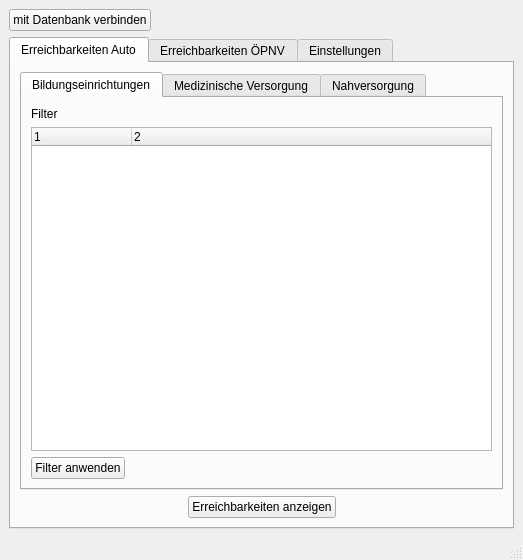
<?xml version="1.0" encoding="UTF-8"?>
<ui version="4.0">
 <class>MainWindow</class>
 <widget class="QMainWindow" name="MainWindow">
  <property name="geometry">
   <rect>
    <x>0</x>
    <y>0</y>
    <width>523</width>
    <height>560</height>
   </rect>
  </property>
  <property name="windowTitle">
   <string>Saale-Holzland-Kreis Plugin</string>
  </property>
  <widget class="QWidget" name="centralwidget">
   <layout class="QVBoxLayout" name="verticalLayout">
    <item>
     <layout class="QHBoxLayout" name="horizontalLayout">
      <item>
       <widget class="QPushButton" name="connect_button">
        <property name="text">
         <string>mit Datenbank verbinden</string>
        </property>
       </widget>
      </item>
      <item>
       <spacer name="horizontalSpacer_2">
        <property name="orientation">
         <enum>Qt::Horizontal</enum>
        </property>
        <property name="sizeHint" stdset="0">
         <size>
          <width>40</width>
          <height>20</height>
         </size>
        </property>
       </spacer>
      </item>
     </layout>
    </item>
    <item>
     <widget class="QTabWidget" name="tabWidget_2">
      <property name="currentIndex">
       <number>0</number>
      </property>
      <widget class="QWidget" name="tab_4">
       <attribute name="title">
        <string>Erreichbarkeiten Auto</string>
       </attribute>
       <layout class="QVBoxLayout" name="verticalLayout_2">
        <item>
         <widget class="QTabWidget" name="selection_tabs">
          <property name="currentIndex">
           <number>0</number>
          </property>
          <widget class="QWidget" name="schools_tab">
           <attribute name="title">
            <string>Bildungseinrichtungen</string>
           </attribute>
           <layout class="QGridLayout" name="gridLayout">
            <item row="1" column="0">
             <widget class="QTreeWidget" name="schools_tree">
              <property name="columnCount">
               <number>2</number>
              </property>
              <attribute name="headerVisible">
               <bool>true</bool>
              </attribute>
              <column>
               <property name="text">
                <string notr="true">1</string>
               </property>
              </column>
              <column>
               <property name="text">
                <string notr="true">2</string>
               </property>
              </column>
             </widget>
            </item>
            <item row="2" column="0">
             <layout class="QHBoxLayout" name="horizontalLayout_3">
              <item>
               <widget class="QPushButton" name="filter_button">
                <property name="text">
                 <string>Filter anwenden</string>
                </property>
               </widget>
              </item>
              <item>
               <spacer name="horizontalSpacer_5">
                <property name="orientation">
                 <enum>Qt::Horizontal</enum>
                </property>
                <property name="sizeHint" stdset="0">
                 <size>
                  <width>40</width>
                  <height>20</height>
                 </size>
                </property>
               </spacer>
              </item>
             </layout>
            </item>
            <item row="0" column="0">
             <widget class="QLabel" name="label">
              <property name="text">
               <string>Filter</string>
              </property>
             </widget>
            </item>
           </layout>
          </widget>
          <widget class="QWidget" name="medicine_tab">
           <attribute name="title">
            <string>Medizinische Versorgung</string>
           </attribute>
           <layout class="QGridLayout" name="gridLayout_2">
            <item row="1" column="0">
             <widget class="QTreeWidget" name="medicine_tree">
              <property name="columnCount">
               <number>2</number>
              </property>
              <attribute name="headerVisible">
               <bool>false</bool>
              </attribute>
              <column>
               <property name="text">
                <string notr="true">1</string>
               </property>
              </column>
              <column>
               <property name="text">
                <string notr="true">2</string>
               </property>
              </column>
             </widget>
            </item>
            <item row="2" column="0">
             <layout class="QHBoxLayout" name="horizontalLayout_4">
              <item>
               <widget class="QPushButton" name="filter_button_2">
                <property name="text">
                 <string>Filter anwenden</string>
                </property>
               </widget>
              </item>
              <item>
               <spacer name="horizontalSpacer_7">
                <property name="orientation">
                 <enum>Qt::Horizontal</enum>
                </property>
                <property name="sizeHint" stdset="0">
                 <size>
                  <width>40</width>
                  <height>20</height>
                 </size>
                </property>
               </spacer>
              </item>
             </layout>
            </item>
            <item row="0" column="0">
             <widget class="QLabel" name="label_2">
              <property name="text">
               <string>Filter</string>
              </property>
             </widget>
            </item>
           </layout>
          </widget>
          <widget class="QWidget" name="supply_tab">
           <attribute name="title">
            <string>Nahversorgung</string>
           </attribute>
           <layout class="QGridLayout" name="gridLayout_3">
            <item row="1" column="0">
             <widget class="QTreeWidget" name="supply_tree">
              <property name="columnCount">
               <number>2</number>
              </property>
              <attribute name="headerVisible">
               <bool>false</bool>
              </attribute>
              <column>
               <property name="text">
                <string notr="true">1</string>
               </property>
              </column>
              <column>
               <property name="text">
                <string notr="true">2</string>
               </property>
              </column>
             </widget>
            </item>
            <item row="2" column="0">
             <layout class="QHBoxLayout" name="horizontalLayout_5">
              <item>
               <widget class="QPushButton" name="filter_button_3">
                <property name="text">
                 <string>Filter anwenden</string>
                </property>
               </widget>
              </item>
              <item>
               <spacer name="horizontalSpacer_8">
                <property name="orientation">
                 <enum>Qt::Horizontal</enum>
                </property>
                <property name="sizeHint" stdset="0">
                 <size>
                  <width>40</width>
                  <height>20</height>
                 </size>
                </property>
               </spacer>
              </item>
             </layout>
            </item>
            <item row="0" column="0">
             <widget class="QLabel" name="label_3">
              <property name="text">
               <string>Filter</string>
              </property>
             </widget>
            </item>
           </layout>
          </widget>
         </widget>
        </item>
        <item>
         <layout class="QHBoxLayout" name="horizontalLayout_2">
          <item>
           <spacer name="horizontalSpacer_6">
            <property name="orientation">
             <enum>Qt::Horizontal</enum>
            </property>
            <property name="sizeHint" stdset="0">
             <size>
              <width>40</width>
              <height>20</height>
             </size>
            </property>
           </spacer>
          </item>
          <item>
           <widget class="QPushButton" name="calculate_car_button">
            <property name="text">
             <string>Erreichbarkeiten anzeigen</string>
            </property>
           </widget>
          </item>
          <item>
           <spacer name="horizontalSpacer_3">
            <property name="orientation">
             <enum>Qt::Horizontal</enum>
            </property>
            <property name="sizeHint" stdset="0">
             <size>
              <width>40</width>
              <height>20</height>
             </size>
            </property>
           </spacer>
          </item>
         </layout>
        </item>
       </layout>
      </widget>
      <widget class="QWidget" name="tab">
       <attribute name="title">
        <string>Erreichbarkeiten ÖPNV</string>
       </attribute>
       <layout class="QVBoxLayout" name="verticalLayout_3">
        <item>
         <spacer name="verticalSpacer_3">
          <property name="orientation">
           <enum>Qt::Vertical</enum>
          </property>
          <property name="sizeHint" stdset="0">
           <size>
            <width>20</width>
            <height>40</height>
           </size>
          </property>
         </spacer>
        </item>
        <item>
         <layout class="QHBoxLayout" name="horizontalLayout_6">
          <item>
           <spacer name="horizontalSpacer_9">
            <property name="orientation">
             <enum>Qt::Horizontal</enum>
            </property>
            <property name="sizeHint" stdset="0">
             <size>
              <width>40</width>
              <height>20</height>
             </size>
            </property>
           </spacer>
          </item>
          <item>
           <widget class="QPushButton" name="calculate_ov_button">
            <property name="text">
             <string>Erreichbarkeiten anzeigen</string>
            </property>
           </widget>
          </item>
          <item>
           <spacer name="horizontalSpacer_10">
            <property name="orientation">
             <enum>Qt::Horizontal</enum>
            </property>
            <property name="sizeHint" stdset="0">
             <size>
              <width>40</width>
              <height>20</height>
             </size>
            </property>
           </spacer>
          </item>
         </layout>
        </item>
        <item>
         <spacer name="verticalSpacer_2">
          <property name="orientation">
           <enum>Qt::Vertical</enum>
          </property>
          <property name="sizeHint" stdset="0">
           <size>
            <width>20</width>
            <height>40</height>
           </size>
          </property>
         </spacer>
        </item>
       </layout>
      </widget>
      <widget class="QWidget" name="tab_5">
       <attribute name="title">
        <string>Einstellungen</string>
       </attribute>
       <layout class="QGridLayout" name="gridLayout_4">
        <item row="1" column="0">
         <widget class="QPushButton" name="save_button">
          <property name="text">
           <string>Einstellungen übernehmen</string>
          </property>
         </widget>
        </item>
        <item row="0" column="2">
         <spacer name="horizontalSpacer">
          <property name="orientation">
           <enum>Qt::Horizontal</enum>
          </property>
          <property name="sizeHint" stdset="0">
           <size>
            <width>40</width>
            <height>20</height>
           </size>
          </property>
         </spacer>
        </item>
        <item row="2" column="0">
         <spacer name="verticalSpacer">
          <property name="orientation">
           <enum>Qt::Vertical</enum>
          </property>
          <property name="sizeHint" stdset="0">
           <size>
            <width>20</width>
            <height>40</height>
           </size>
          </property>
         </spacer>
        </item>
        <item row="0" column="0" colspan="2">
         <widget class="QGroupBox" name="groupBox_5">
          <property name="title">
           <string>Datenbank</string>
          </property>
          <layout class="QGridLayout" name="gridLayout_5">
           <item row="7" column="0">
            <spacer name="verticalSpacer_6">
             <property name="orientation">
              <enum>Qt::Vertical</enum>
             </property>
             <property name="sizeType">
              <enum>QSizePolicy::Fixed</enum>
             </property>
             <property name="sizeHint" stdset="0">
              <size>
               <width>20</width>
               <height>10</height>
              </size>
             </property>
            </spacer>
           </item>
           <item row="1" column="0" colspan="3">
            <widget class="QLineEdit" name="user_edit"/>
           </item>
           <item row="3" column="0" colspan="3">
            <widget class="QLabel" name="label_13">
             <property name="text">
              <string>Datenbank</string>
             </property>
            </widget>
           </item>
           <item row="5" column="0" colspan="2">
            <widget class="QLabel" name="label_7">
             <property name="text">
              <string>Host</string>
             </property>
            </widget>
           </item>
           <item row="4" column="0" colspan="3">
            <widget class="QLineEdit" name="db_edit"/>
           </item>
           <item row="1" column="3">
            <widget class="QLineEdit" name="pass_edit"/>
           </item>
           <item row="6" column="3">
            <widget class="QLineEdit" name="port_edit"/>
           </item>
           <item row="0" column="0" colspan="2">
            <widget class="QLabel" name="label_6">
             <property name="text">
              <string>Username</string>
             </property>
            </widget>
           </item>
           <item row="0" column="3">
            <widget class="QLabel" name="label_10">
             <property name="text">
              <string>Passwort</string>
             </property>
            </widget>
           </item>
           <item row="2" column="0">
            <spacer name="verticalSpacer_5">
             <property name="orientation">
              <enum>Qt::Vertical</enum>
             </property>
             <property name="sizeType">
              <enum>QSizePolicy::Fixed</enum>
             </property>
             <property name="sizeHint" stdset="0">
              <size>
               <width>20</width>
               <height>10</height>
              </size>
             </property>
            </spacer>
           </item>
           <item row="6" column="0" colspan="3">
            <widget class="QLineEdit" name="host_edit"/>
           </item>
           <item row="5" column="3">
            <widget class="QLabel" name="label_11">
             <property name="text">
              <string>Port</string>
             </property>
            </widget>
           </item>
           <item row="9" column="0" colspan="3">
            <spacer name="horizontalSpacer_11">
             <property name="orientation">
              <enum>Qt::Horizontal</enum>
             </property>
             <property name="sizeType">
              <enum>QSizePolicy::Minimum</enum>
             </property>
             <property name="sizeHint" stdset="0">
              <size>
               <width>190</width>
               <height>20</height>
              </size>
             </property>
            </spacer>
           </item>
          </layout>
         </widget>
        </item>
       </layout>
      </widget>
     </widget>
    </item>
   </layout>
  </widget>
  <widget class="QMenuBar" name="menubar">
   <property name="geometry">
    <rect>
     <x>0</x>
     <y>0</y>
     <width>523</width>
     <height>21</height>
    </rect>
   </property>
  </widget>
  <widget class="QStatusBar" name="statusbar"/>
 </widget>
 <resources/>
 <connections/>
</ui>
